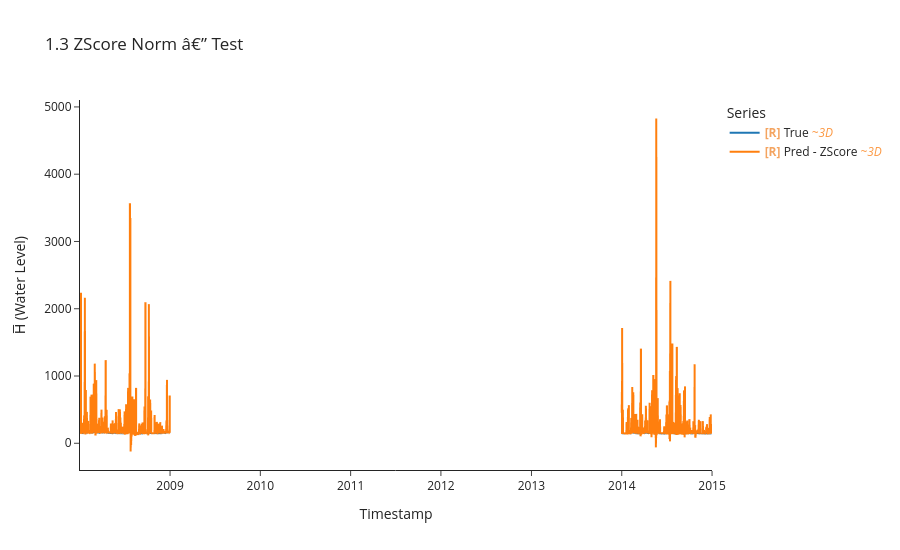

Notebook cell for this chart:
### Code cell
y_te_zs, y_pe_zs, idx_te_zs = uf.model_evaluate_with_norm(
    model_zs, crit_zs, test_ds_zscore, test_df.index, LOOKBACK, HORIZON, BATCH_SIZE
)

uf.calculate_metrics_and_plot(
    {"ZScore": (y_te_zs, y_pe_zs, idx_te_zs)},
    plot_title="1.3 ZScore Norm” Test",
    export_metrics=True, export_html=True,
    export_file_name="results/testing/online/p1_zscore",
)
uf.export_results_to_csv(
    {"ZScore": (y_te_zs, y_pe_zs, idx_te_zs)},
    "results/testing/predictions_vs_true/online"
)

### Figure 1 — Plotly figure (JSON) as saved in the notebook; plotly's stock layout.template omitted (floating-point values rounded to 4 significant figures; data arrays with more than 128 entries replaced by an {"elided": "..."} marker saying what was removed)
{"data": [{"hovertemplate": "Legend=True<br>Timestamp=%{x}<br>H̅ (Water Level)=%{y}<extra></extra>", "legendgroup": "True", "line": {"color": "#1f77b4", "dash": "solid", "width": 2}, "marker": {"symbol": "circle"}, "mode": "lines", "name": "<b style=\"color:sandybrown\">[R]</b> True <i style=\"color:#fc9944\">~3D</i>", "showlegend": true, "type": "scattergl", "uid": "1721cda2-7cf1-4222-852f-717f16ef499e", "x": {"elided": "1001 str values"}, "xaxis": "x", "y": {"elided": "1001 float values"}, "yaxis": "y"}, {"hovertemplate": "Legend=Pred - ZScore<br>Timestamp=%{x}<br>H̅ (Water Level)=%{y}<extra></extra>", "legendgroup": "Pred - ZScore", "line": {"color": "#ff7f0e", "dash": "solid", "width": 2}, "marker": {"symbol": "circle"}, "mode": "lines", "name": "<b style=\"color:sandybrown\">[R]</b> Pred - ZScore <i style=\"color:#fc9944\">~3D</i>", "showlegend": true, "type": "scattergl", "uid": "8272b26a-4016-4814-a6a1-76655bccfada", "x": {"elided": "1001 str values"}, "xaxis": "x", "y": {"elided": "1001 float values"}, "yaxis": "y"}], "layout": {"height": 550, "legend": {"title": {"text": "Series"}, "tracegroupgap": 0}, "title": {"text": "1.3 ZScore Norm â€” Test"}, "xaxis": {"anchor": "y", "domain": [0, 1], "title": {"text": "Timestamp"}}, "yaxis": {"anchor": "x", "domain": [0, 1], "title": {"text": "H̅ (Water Level)"}}}}
